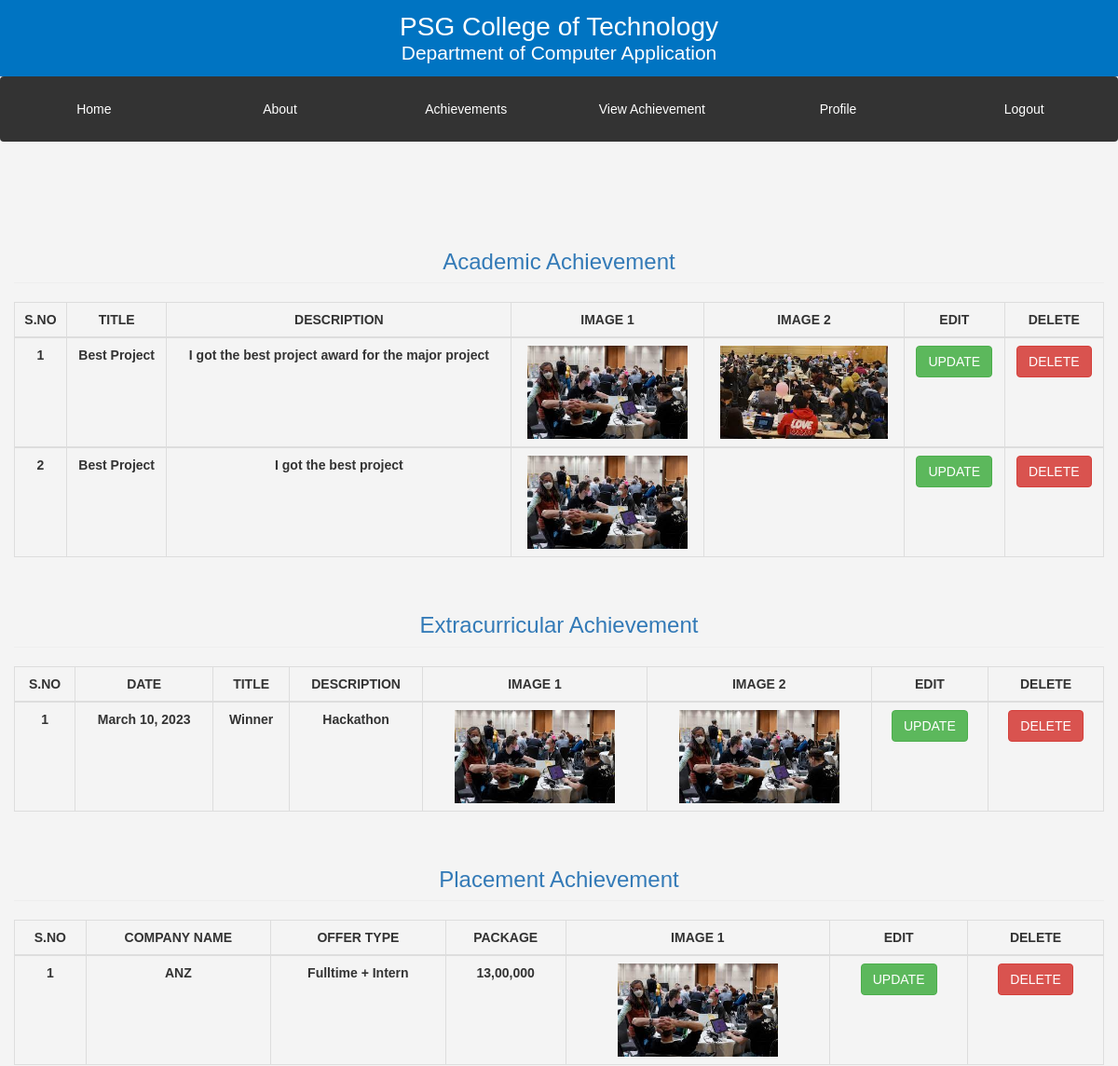
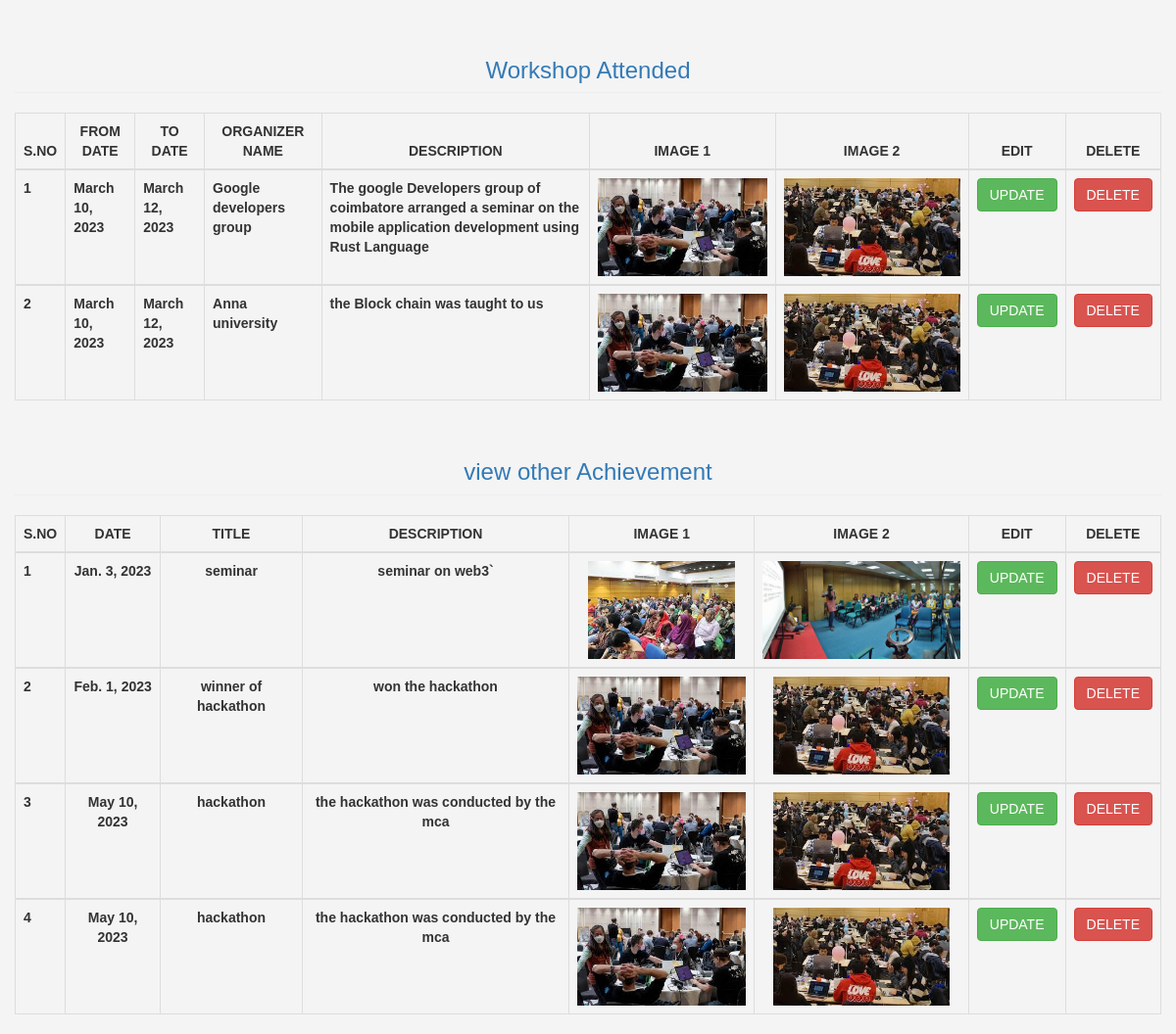
Screenshot of /view_achievement/ (signed in) with the database file from the repository (2 pictures, top to bottom).
### account/models.py (models this page shows, shortened)
class Academic_Achievement(models.Model):
    user = models.ForeignKey(User, on_delete=models.CASCADE)
    rollno = models.CharField(max_length=20, blank=True, null=True)  # Assuming rollno is a character field
    title = models.CharField(max_length=255)
    description = models.TextField()
    photo1 = models.ImageField(upload_to='achievement_photos/', blank=True, null=True)
    photo2 = models.ImageField(upload_to='achievement_photos/', blank=True, null=True)

class  Extracurricular_Achievement(models.Model):
    user = models.ForeignKey(User, on_delete=models.CASCADE)
    rollno = models.CharField(max_length=20, blank=True, null=True)  # Assuming rollno is a character field
    date = models.DateField(null=True)
    title = models.CharField(max_length=255)
    position=models.CharField(max_length=50)
    description = models.TextField()
    photo1 = models.ImageField(upload_to='achievement_photos/', blank=True, null=True)
    photo2 = models.ImageField(upload_to='achievement_photos/', blank=True, null=True)

class  placement_Achievement(models.Model):
    user = models.ForeignKey(User, on_delete=models.CASCADE)
    rollno = models.CharField(max_length=20, blank=True, null=True)  # Assuming rollno is a character field
    title = models.CharField(max_length=255)
    position=models.CharField(max_length=50)
    description = models.TextField()
    photo1 = models.ImageField(upload_to='achievement_photos/', blank=True, null=True)

class  workshop_Achievement(models.Model):
    user = models.ForeignKey(User, on_delete=models.CASCADE)
    rollno = models.CharField(max_length=20, blank=True, null=True)  # Assuming rollno is a character field
    title = models.CharField(max_length=255)
    title1 = models.CharField(max_length=255)
    description = models.TextField()
    fromdate = models.DateField()
    todate = models.DateField()
    days=models.CharField(max_length=10)
    photo1 = models.ImageField(upload_to='achievement_photos/', blank=True, null=True)
    photo2 = models.ImageField(upload_to='achievement_photos/', blank=True, null=True)

class Achievement(models.Model):
    user = models.ForeignKey(User, on_delete=models.CASCADE)
    rollno = models.CharField(max_length=20, blank=True, null=True)  # Assuming rollno is a character field
    date = models.DateField()
    title = models.CharField(max_length=255)
    description = models.TextField()
    photo1 = models.ImageField(upload_to='achievement_photos/', blank=True, null=True)
    photo2 = models.ImageField(upload_to='achievement_photos/', blank=True, null=True)

### account/views.py (the view)
# urls.py: path('view_achievement/', views.view_achievement, name='view_achievement'),
@login_required(login_url='login')
def view_achievement(request):
    username = request.user.username
    user_profile = request.user.userprofile
    detail  =  Achievement.objects.filter(rollno=username)
    detail1 =  Academic_Achievement.objects.filter(rollno=username)
    detail2 =  Extracurricular_Achievement.objects.filter(rollno=username)
    detail3 =  placement_Achievement.objects.filter(rollno=username)
    detail4 =  workshop_Achievement.objects.filter(rollno=username)
    context = {
        'detail': detail,
        'detail1': detail1,
        'detail2': detail2,
        'detail3': detail3,
        'detail4': detail4,
            }
    return render(request, 'view_achievement.html', context)

### templates/view_achievement.html (shortened to what this page needs)
<!DOCTYPE html>
<html lang="en">
<head>
    {% load static %}
    <link rel="stylesheet" href="{%static 'bootstrap/css/bootstrap.min.css' %}">
</head>
<body>
    <header>
        <h1>PSG College of Technology</h1>
        <h2>Department of Computer Application</h2>
    </header>
    <nav>
        <div class="navbar">
            <ul>
                <li><a href="{% url 'dashboard' %}">Home</a></li>
                <li><a href="{%url 'about' %}">About</a></li>
                <li class="dropdown">
                    <a href="{%url 'academic_achievement' %}">Achievements </a>
                </li>
                <li><a href="{%url 'view_achievement' %}">View Achievement</a></li>
                <li><a href="{% url 'profile' %}">Profile</a></li>
                <li><a href="{% url 'logout_view' %}">Logout</a></li>
            </ul>
        </div>
    </nav>
    <main>
    </main>
    {% if detail1 %}
    <div class="container-fluid">
        <div class="col-md">
        <h3 class="page-header text-primary text-center">Academic Achievement</h3>
        <table class="table table-bordered">
            <thead >
               <tr>
                <th><center>S.NO</center></th>
                <th><center>TITLE</center></th>
                <th><center>DESCRIPTION</center></th>
                <th><center>IMAGE 1</center></th>
                <th><center>IMAGE 2</center></th>
                <th><center>EDIT</center></th>
                <th><center>DELETE</center></th>
               </tr>
            </thead>
                  {% for data in detail1 %}
                  <tbody>
                    <tr>
                        <th><center>{{forloop.counter}}</center></th>
                        <th><center>{{data.title}}</center></th>
                        <th><center>{{data.description}}</center></th>
                        {% if data.photo1 %}
                       <th> <center><img src="{{data.photo1.url}}" alt=""  height="100" wodth ="100"></center></th>
                       {% else %}
                       <th> </th>
                       {% endif %}
                       {% if data.photo2 %}
                       <th> <center><img src="{{data.photo2.url}}" alt=""  height="100" wodth ="100"></center></th>
                       {% else %}
                       <th> </th>
                       {% endif %}
                       <th><center><a class="btn btn-success" href="{% url 'updateAcademicData' data.id %}">UPDATE</center></a></th>
                       <th><center><a class="btn btn-danger" href="{% url 'deleteAcademicData' data.id %}">DELETE</center></a></th>
                    </tr>
                  </tbody>
                  {% endfor %}
        </table>
     </div>
</div>
{% endif %}
{% if detail2 %}
<div class="container-fluid">
    <div class="col-md">
    <h3 class="page-header text-primary text-center">Extracurricular Achievement</h3>
    <table class="table table-bordered">
        <thead >
           <tr>
            <th><center>S.NO</center></th>
            <th><center>DATE</center></th>
            <th><center>TITLE</center></th>
            <th><center>DESCRIPTION</center></th>
            <th><center>IMAGE 1</center></th>
            <th><center>IMAGE 2</center></th>
            <th><center>EDIT</center></th>
            <th><center>DELETE</center></th>
           </tr>
        </thead>
              {% for data in detail2 %}
              <tbody>
                <tr>
                    <th><center>{{forloop.counter}}</center></th>
                    <th><center>{{data.date}}</center></th>
                    <th><center>{{data.title}}</center></th>
                    <th><center>{{data.description}}</center></th>
                    {% if data.photo1 %}
                   <th> <center><img src="{{data.photo1.url}}" alt=""  height="100" wodth ="100"></center></th>
                   {% else %}
                   <th> </th>
                   {% endif %}
                   {% if data.photo1 %}
                   <th> <center><img src="{{data.photo2.url}}" alt=""  height="100" wodth ="100"></center></th>
                   {% else %}
                   <th> </th>
                   {% endif %}
                   <th><center><a class="btn btn-success"  href="{% url 'updateExtracurricularData' data.id %}">UPDATE</a></center></th>
                   <th><center><a class="btn btn-danger" href="{% url 'deleteExtracurricularData' data.id %}">DELETE</a></center></th>
                </tr>
              </tbody>
              {% endfor %}
    </table>
 </div>
</div>
{% endif %}
{% if detail3 %}
<div class="container-fluid">
    <div class="col-md">
    <h3 class="page-header text-primary text-center">Placement Achievement</h3>
    <table class="table table-bordered">
        <thead >
           <tr>
            <th><center>S.NO</center></th>
            <th><center>COMPANY NAME</center></th>
            <th><center>OFFER TYPE</center></th>
            <th><center>PACKAGE</center></th>
            <th><center>IMAGE 1</center></th>
            <th><center>EDIT</center></th>
            <th><center>DELETE</center></th>
           </tr>
        </thead>
              {% for data in detail3 %}
              <tbody>
                <tr>
                    <th><center>{{forloop.counter}}</center></th>
                    <th><center>{{data.title}}</center></th>
                    <th><center>{{data.position}}</center></th>
                    <th><center>{{data.description}}</center></th>
                    {% if data.photo1 %}
                   <th> <center><img src="{{data.photo1.url}}" alt=""  height="100" wodth ="100"></center></th>
                   {% else %}
                   <th> </th>
                   {% endif %}
                   <th><center><a class="btn btn-success"  href="{% url 'updatePlacementData' data.id %}">UPDATE</a></center></th>
                   <th><center><a class="btn btn-danger" href="{% url 'deletePlacementData' data.id %}">DELETE</a></center></th>
                </tr>
              </tbody>
              {% endfor %}
    </table>
 </div>
</div>
{% endif %}
{% if detail4 %}
<div class="container-fluid">
    <div class="col-md">
    <h3 class="page-header text-primary text-center">Workshop Attended </h3>
    <table class="table table-bordered">
        <thead >
           <tr>
        <th><center>S.NO</center></th>
     <th><center>FROM DATE</center></th>
                <th><center>TO DATE </center> </th>
               <th><center>ORGANIZER NAME</center> </th>
              <th><center>DESCRIPTION</center></th>
               <th><center> IMAGE 1</center> </th>
                    <th><center> IMAGE 2</center> </th>
            <th><center>EDIT</center></th>
            <th><center>DELETE</center></th>
           </tr>
        </thead>
              {% for data in detail4 %}
              <tbody>
                <tr>
                    <th>{{forloop.counter}}</th>
                    <th>{{data.fromdate}}</th>
                    <th>{{data.todate}}</th>
                    <th>{{data.title}}</th>
                    <th>{{data.description}}</th>
                    {% if data.photo1 %}
                   <th> <center><img src="{{data.photo1.url}}" alt=""  height="100" wodth ="100"></center></th>
                   {% else %}
                   <th> </th>
                   {% endif %}
                   {% if data.photo1 %}
                   <th> <center><img src="{{data.photo2.url}}" alt=""  height="100" wodth ="100"></center></th>
                   {% else %}
                   <th> </th>
                   {% endif %}
                   <th><a class="btn btn-success"  href="{% url 'updateworkshopData' data.id %}">UPDATE</a></th>
                   <th><a class="btn btn-danger" href="{% url 'deleteWorkshopData' data.id %}">DELETE</a></th>
                </tr>
              </tbody>
              {% endfor %}
    </table>
 </div>
</div>
{% endif %}
<div class="container-fluid">
    <div class="col-md">
    <h3 class="page-header text-primary text-center">view other Achievement</h3>
    <table class="table table-bordered">
        <thead >
           <tr>
            <th><center>S.NO</center></th>
            <th><center>DATE</center></th>
            <th><center>TITLE</center></th>
            <th><center>DESCRIPTION</center></th>
            <th><center>IMAGE 1</center></th>
            <th><center>IMAGE 2</center></th>
            <th><center>EDIT</center></th>
            <th><center>DELETE</center></th>
           </tr>
        </thead>
              {% for data in detail %}
              <tbody>
                <tr>
                    <th></center>{{forloop.counter}}</center></th>
                    <th><center>{{data.date}}</center></th>
                    <th><center>{{data.title}}</center></th>
                    <th><center>{{data.description}}</center></th>
                    {% if data.photo1 %}
                   <th> <center><img src="{{data.photo1.url}}" alt=""  height="100" wodth ="100"></center></th>
                   {% else %}
                   <th> </th>
                   {% endif %}
                   {% if data.photo1 %}
                   <th> <center><img src="{{data.photo2.url}}" alt=""  height="100" wodth ="100"></center></th>
                   {% else %}
                   <th> </th>
                   {% endif %}
                   <th><center><a class="btn btn-success"  href="{% url 'updateData' data.id %}">UPDATE</a></center></th>
                   <th><center><a class="btn btn-danger" href="{% url 'deleteData' data.id %}">DELETE</a></center></th>
                </tr>
              </tbody>
              {% endfor %}
    </table>
 </div>
</div>
</body>
</html>

### templates/view_achievement.html (style rules this page uses)
body { font-family: Arial, sans-serif; margin: 0; padding: 0; background-color: #f4f4f4; color: #333; }
header { background-color: #0074c2 ; color: #fff; text-align: center; padding: 1em 0; }
h1 { font-size: 2em; margin: 0; }
h2 { font-size: 1.5em; margin: 0; }
main { padding: 2em; }
body, ul, li { margin: 0; padding: 0; }
.navbar { background-color: #333; overflow: hidden; }
.navbar ul { list-style-type: none; margin: 0; padding: 0; display: flex; }
.navbar li { flex: 1; text-align: center; padding: 10px 0; }
.navbar a { display: block; color: white; text-align: center; text-decoration: none; padding: 14px 16px; transition: background-color 0.3s; }
.dropdown { display: inline-block; }

### rows the page displays
Academic_Achievement: title "Best Project", description "I got the best project award for the major project", photo1 (picture), photo2 (picture)
Academic_Achievement: title "Best Project", description "I got the best project", photo1 (picture)
Extracurricular_Achievement: date "March 10, 2023", title "Winner", description "Hackathon", photo1 (picture), photo2 (picture)
placement_Achievement: title "ANZ", position "Fulltime + Intern", description "13,00,000", photo1 (picture)
workshop_Achievement: fromdate "March 10, 2023", todate "March 12, 2023", title "Google developers group", description "The google Developers group of coimbatore arranged a seminar on the mobile application development using Rust Language", photo1 (picture), photo2 (picture)
workshop_Achievement: fromdate "March 10, 2023", todate "March 12, 2023", title "Anna university", description "the Block chain was taught to us", photo1 (picture), photo2 (picture)
Achievement: date "Jan. 3, 2023", title "seminar", description "seminar on web3`", photo1 (picture), photo2 (picture)
Achievement: date "Feb. 1, 2023", title "winner of hackathon", description "won the hackathon", photo1 (picture), photo2 (picture)
Achievement: date "May 10, 2023", title "hackathon", description "the hackathon was conducted by the mca", photo1 (picture), photo2 (picture)
Achievement: date "May 10, 2023", title "hackathon", description "the hackathon was conducted by the mca", photo1 (picture), photo2 (picture)
